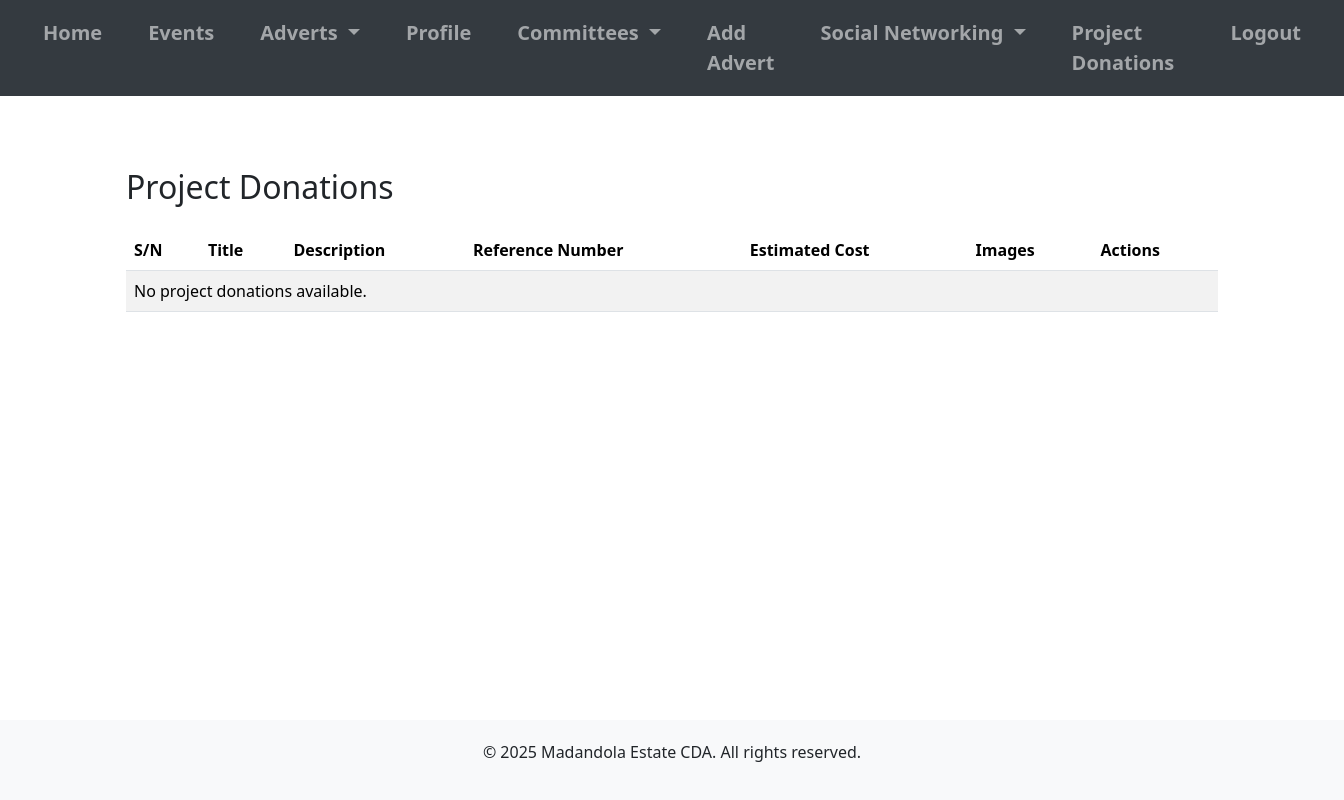
Before: /project_donations/ (signed in) with the older database file.
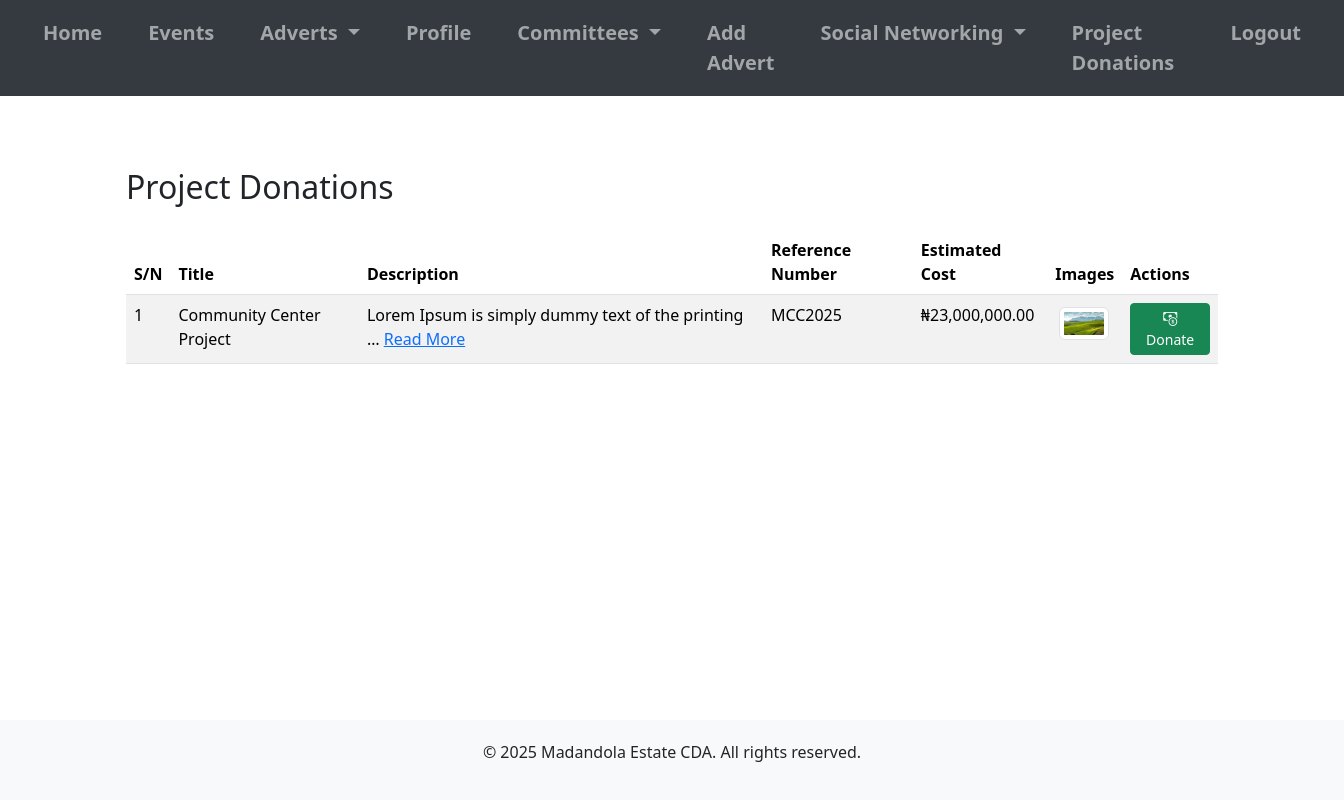
After: the same page with the newer database file.
### cda_app/models.py (models this page shows, shortened)
class ProjectDonation(models.Model):
    title = models.CharField(max_length=200)
    description = models.TextField()
    estimated_cost = models.DecimalField(max_digits=15, decimal_places=2)
    bank_name = models.CharField(max_length=100)
    account_number = models.CharField(max_length=20)
    beneficiary = models.CharField(max_length=100)
    reference_number = models.CharField(max_length=50)
    created_at = models.DateTimeField(auto_now_add=True)

class ProjectImage(models.Model):
    project = models.ForeignKey(ProjectDonation, on_delete=models.CASCADE, related_name='images')
    image = models.ImageField(upload_to='project_images/')

### cda_app/views.py (the view)
# urls.py: path('project_donations/', views.project_donations_list, name='project_donations_list'),
@login_required
def project_donations_list(request):
    project_donations = ProjectDonation.objects.all()
    return render(request, 'project_donations_list.html', {'project_donations': project_donations})

### cda_app/context_processors.py (called while the page is built)
def committees(request):
    return {'committees': Committee.objects.all()}

### templates/project_donations_list.html (shortened to what this page needs)
{% extends 'base.html' %} {% load humanize %} {% block title %}Project Donations{% endblock %} {% block content %}
<div class="container mt-5">
    <h2 class="mb-4">Project Donations</h2>
    <div class="table-responsive">
        <table class="table table-striped table-hover">
            <thead>
                <tr>
                    <th>S/N</th>
                    <th>Title</th>
                    <th>Description</th>
                    <th>Reference Number</th>
                    <th>Estimated Cost</th>
                    <th>Images</th>
                    <th>Actions</th>
                </tr>
            </thead>
            <tbody>
                {% for project in project_donations %}
                <tr>
                    <td>{{ forloop.counter }}</td>
                    <td>{{ project.title }}</td>
                    <td>
                        <span id="short-description-{{ project.id }}">{{ project.description|wordwrap:5|truncatechars:50 }}</span>
                        <span id="full-description-{{ project.id }}" style="display: none;">{{ project.description }}</span> {% if project.description|wordcount > 5 %}
                        <a href="#" onclick="toggleDescription({{ project.id }}); return false;" id="toggle-link-{{ project.id }}">Read More</a> {% endif %}
                    </td>
                    <td>{{ project.reference_number }}</td>
                    <td>₦{{ project.estimated_cost|floatformat:2|intcomma }}</td>
                    <td>
                        {% for image in project.images.all %}
                        <a href="#" data-bs-toggle="modal" data-bs-target="#imageModal" data-bs-src="{{ image.image.url }}">
                            <img src="{{ image.image.url }}" alt="Project Image" width="50" height="50" class="img-thumbnail m-1">
                        </a>
                        {% empty %} No Images {% endfor %}
                    </td>
                    <td>
                        <button class="btn btn-success btn-sm" data-bs-toggle="modal" data-bs-target="#donateModal" data-title="{{ project.title }}" data-bank="{{ project.bank_name }}" data-account="{{ project.account_number }}" data-beneficiary="{{ project.beneficiary }}" data-reference="{{ project.reference_number }}">
                            <i class="bi bi-cash-coin"></i> Donate
                        </button>
                    </td>
                </tr>
                {% empty %}
                <tr>
                    <td colspan="7">No project donations available.</td>
                </tr>
                {% endfor %}
            </tbody>
        </table>
    </div>
</div>
{% endblock %} {% block extra_js %}
<link rel="stylesheet" href="https://cdn.jsdelivr.net/npm/bootstrap-icons@1.10.5/font/bootstrap-icons.css">
{% endblock %}

Changed rows visible on the page:
added ProjectDonation: title "Community Center Project", description "Lorem Ipsum is simply dummy text of the printing …", reference_number "MCC2025", estimated_cost "23,000,000.00"
added ProjectImage: image (picture)
Other visible differences:
text no longer shown: "No project donations available."
